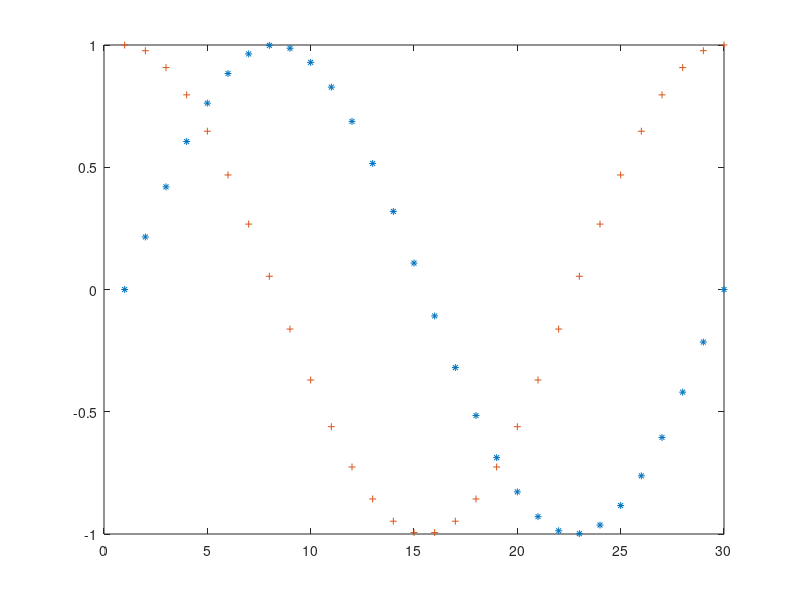

Write MATLAB code to recreate this figure.
clc;
clear all;
x=linspace(0,2*pi,30);
y1=sin(x);
y2=cos(x);
plot (y1, "*", "markersize", 5)
hold on
plot (y2, "+", "markersize", 5)
